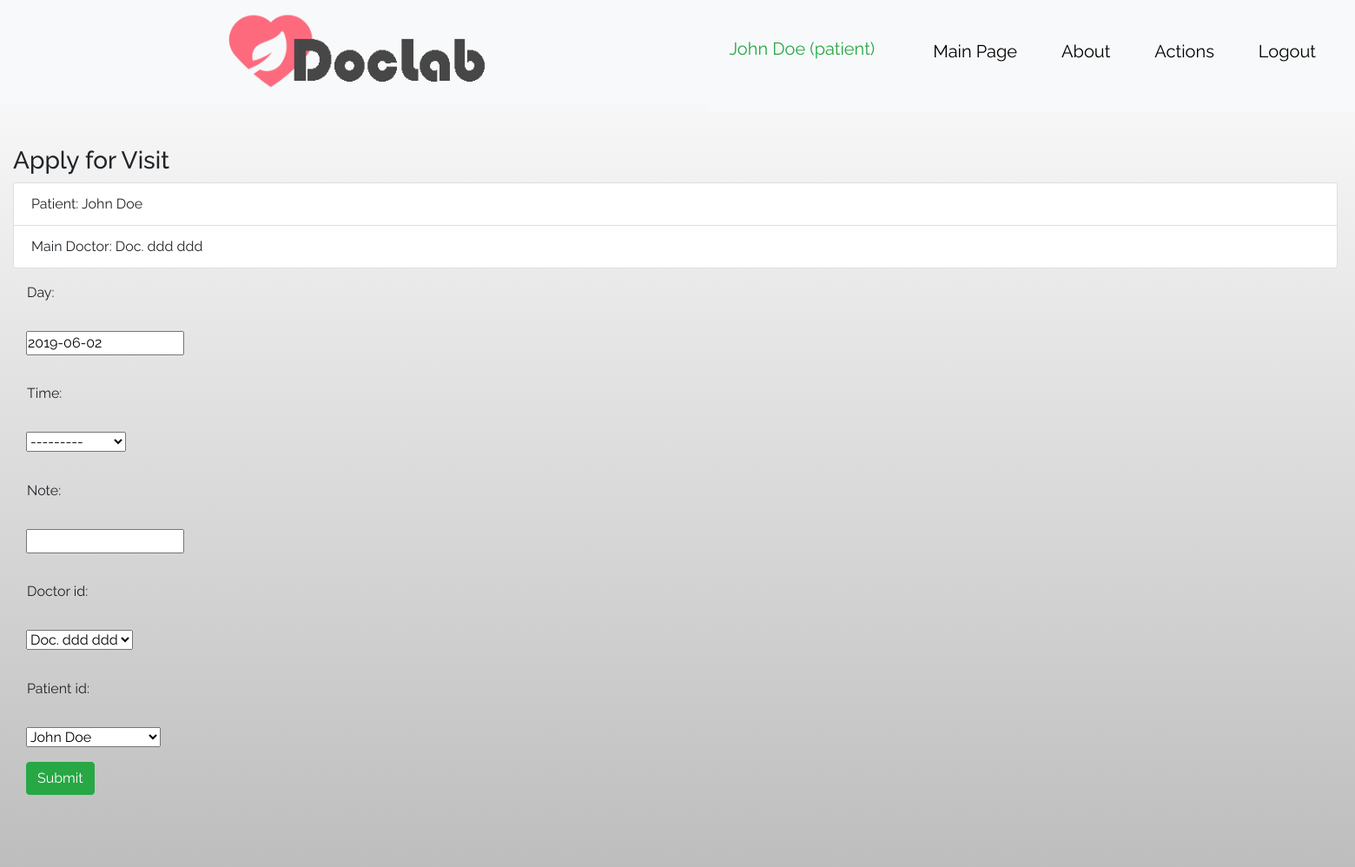
The app's page /doctor/schedule/apply/2/ (signed in, upper part), older data.
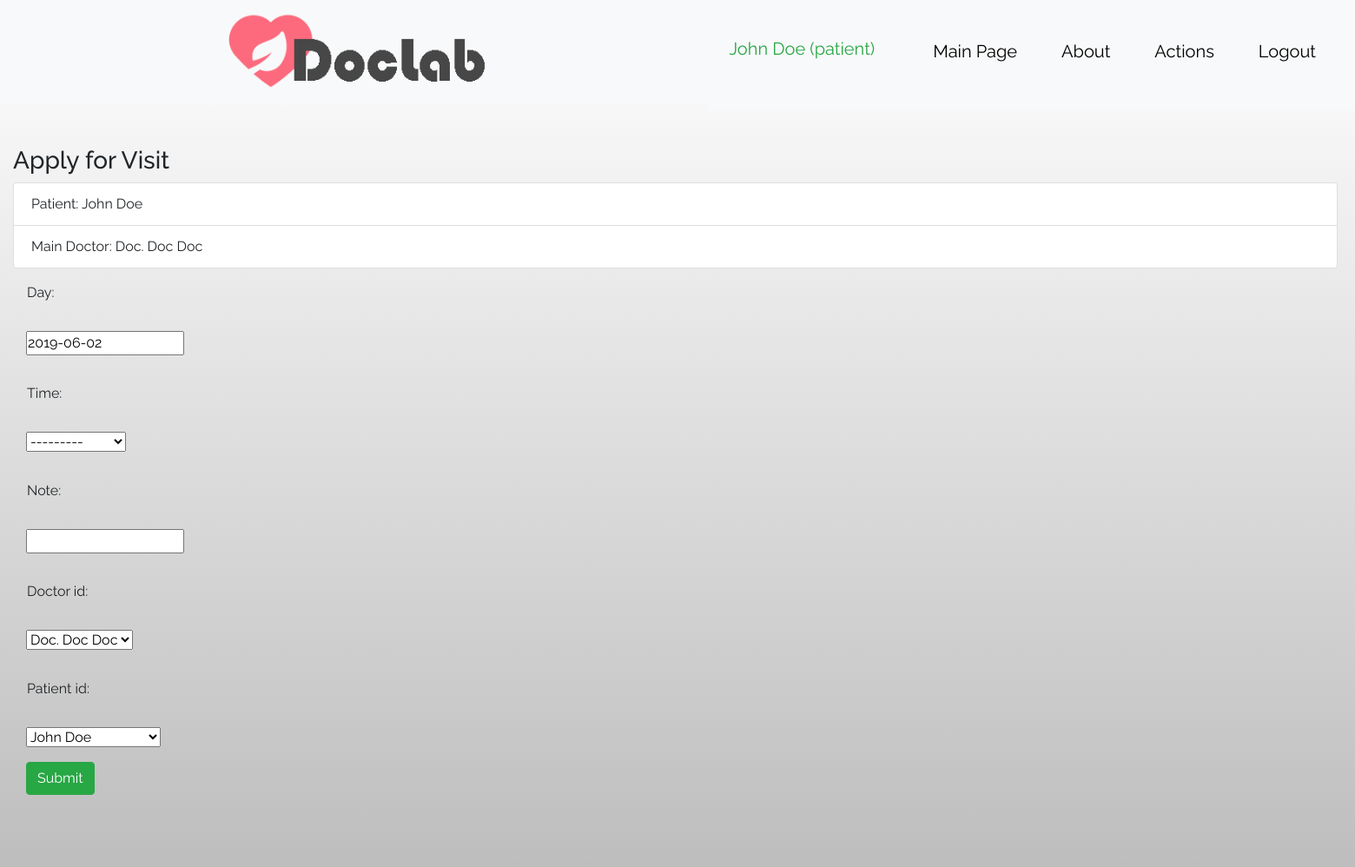
The same page, newer data.
### doctor/models.py (models this page shows, shortened)
class UserProfile(AbstractBaseUser, PermissionsMixin):
    accType = (
        (0, 'Unknown'),
        (1, 'Doctor'),
        (2, 'LabAssistant'),
        (3, 'Patient'),
        (4, 'Admin'),
    )
    username = models.CharField(max_length=25, unique=True)
    email = models.EmailField(unique=True)
    is_active = models.BooleanField(default=True)
    is_staff = models.BooleanField(default=False)
    acc_type = models.IntegerField(choices=accType, default=0)
    pat_ref = models.OneToOneField(Patient, on_delete=models.CASCADE, null=True, blank=True, unique=True)
    doc_ref = models.ForeignKey(Doctor, on_delete=models.CASCADE, null=True, blank=True)
    USERNAME_FIELD = "username"
    objects = UserManager()
    REQUIRED_FIELDS = ["email"]

class Doctor(models.Model):
    GENDER = (
        (0, 'Male'),
        (1, 'Female')
    )
    first_name = models.CharField(max_length=45)
    middle_name = models.CharField(max_length=45)
    last_name = models.CharField(max_length=45)
    gender = models.BooleanField(choices=GENDER, default=0)
    post = models.CharField(max_length=45, blank=True)
    phone_number = models.CharField(max_length=15, blank=True)
    address = models.CharField(max_length=90, blank=True)
    email = models.CharField(max_length=254, blank=True)
    exam_room = models.CharField(max_length=6, blank=True)
    def __str__(self):
        return 'Doc. ' + self.first_name + ' ' + self.last_name

class Patient(models.Model):
    BLOOD_TYPE = (
        (0, 'O+'),
        (1, 'O-'),
        (2, 'B-'),
        (3, 'B+'),
        (4, 'A-'),
        (5, 'A+'),
        (6, 'AB-'),
        (7, 'AB+')
    )
    GENDER = (
        (0, 'Male'),
        (1, 'Female')
    )
    first_name = models.CharField(max_length=45)
    middle_name = models.CharField(max_length=45)
    last_name = models.CharField(max_length=45)
    passport_id = models.CharField(max_length=8, default='AA000000')
    gender = models.BooleanField(choices=GENDER, default=0)
    birth_date = models.DateField(blank=True, default=timezone.now)
    address = models.CharField(max_length=90, blank=True)
    phone_number = models.CharField(max_length=15, blank=True)
    email = models.CharField(max_length=254, blank=True)
    blood_type = models.IntegerField(choices=BLOOD_TYPE)
    notes = models.TextField(max_length=1000, blank=True)
    doctor_id = models.ForeignKey(Doctor, on_delete=models.SET_NULL, null=True)
    def __str__(self):
        return self.first_name + ' ' + self.last_name

### doctor/views.py (the view)
# urls.py: path('schedule/apply/<int:pk>/', views.ApplyForVisitView.as_view(), name='apply_for_visit'),
class ApplyForVisitView(CreateView):
    model = Schedule
    fields = ['day', 'time', 'note', 'doctor_id', 'patient_id']
    def get_initial(self):
        initial_data = super(ApplyForVisitView, self).get_initial()
        initial_data['patient_id'] = self.request.user.pat_ref
        initial_data['doctor_id'] = self.request.user.doc_ref
        initial_data['day'] = date.today()
        return initial_data

### doctor/templates/doctor/schedule_form.html (shortened to what this page needs)
{% extends 'extends/base.html' %}
{% block content %}
    <div class="container-fluid">
        <div >
            <div >
                <div >
                    <h3>Apply for Visit</h3>
                    <ul class="list-group">
                        <li class="list-group-item">Patient: {{ user.pat_ref }}</li>
                        <li class="list-group-item">Main Doctor: {{ user.doc_ref }}</li>
                    </ul>
                    <form class="form-horizontal" role="form" action="" method="post" enctype="multipart/form-data">
                        {% include 'doctor/schedule_template.html' %}
                        <div class="form-group">
                            <div class="col-sm-offset-2 col-sm-10">
                                <button type="submit" class="btn btn-success">Submit</button>
                            </div>
                        </div>
                    </form>
                </div>
            </div>
        </div>
    </div>
{% endblock %}

### main/templates/extends/header.html (shortened to what this page needs)
{% load static %}
<!DOCTYPE html>
<html lang="en">
<head>
    <link rel="stylesheet" href="{% static 'main/images/style1.css' %}">
</head>
<body>
<header>
    <nav class="navbar navbar-expand-sm bg-light">
        <ul class="navbar-nav mr-auto">
            <div class="logo">
                <a href="{% url 'main:index' %}"><img class="graficlogo" src="{% static 'main/images/logo.png' %}"></a>
            </div>
            <nav class="navbar navbar-expand-sm bg-light">
                <ul class="navbar-nav mr-auto">
                    {% if user.is_authenticated %}
                        <li class="nav-item active">
                            <a class="navbar-brand nav-link text-success">
                                {% if user.acc_type == 3 %}
                                    {{ user.pat_ref }}
                                {% elif user.acc_type == 4 %}
                                    {{ user.doc_ref }}
                                {% endif %}
                                ({{ user.username }})
                            </a>
                        </li>
                    {% endif %}
                    <li class="nav-item">
                        <a class="nav-link" href="{% url 'main:index' %}">Main Page</a>
                    </li>
                    <li class="nav-item">
                        <a class="nav-link" href="{% url 'main:info' %}">About</a>
                    </li>
                    {% if user.is_authenticated %}
                        {% if user.acc_type == 1 %}
                            <li class="nav-item">
                                <a class="nav-link" href="{% url 'doctor:index' %}">Doctor Panel</a>
                            </li>
                        {% elif user.acc_type == 2 %}
                            <li class="nav-item">
                                <a class="nav-link" href="{% url 'lab:index' %}">Lab Tests Panel</a>
                            </li>
                        {% elif user.acc_type == 3 %}
                            <li class="nav-item">
                                <a class="nav-link" href="{% url 'patient:index' %}">Actions</a>
                            </li>
                        {% endif %}
                    {% endif %}
                    {% if user.is_authenticated %}
                        <li class="nav-item mr-auto">
                            <a class="nav-link " href="{% url 'logout' %}">Logout</a>
                        </li>
                    {% else %}
                        <li class="nav-item mr-auto">
                            <a class="nav-link mr-auto" href="{% url 'login' %}">Login</a>
                        </li>
                    {% endif %}
                </ul>
            </nav>
        </ul>
    </nav>
<br>
<br>
</header>
</body>
</html>

Row changes from the older to the newer data that the page shows:
changed UserProfile "patient": doc_ref "Doc. ddd ddd" → "Doc. Doc Doc"
Text that changed along with them:
form field doctor_id: "Doc. ddd ddd" → "Doc. Doc Doc"
